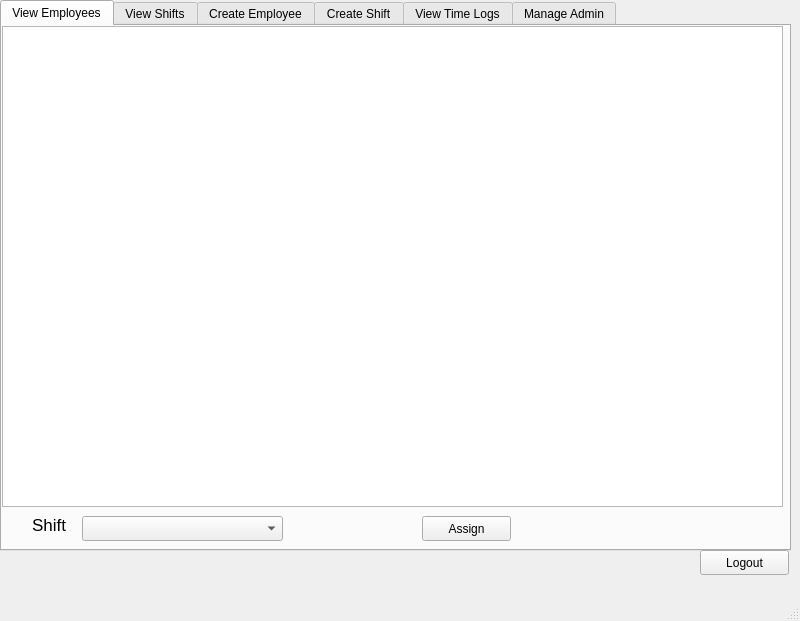
<?xml version="1.0" encoding="UTF-8"?>
<ui version="4.0">
 <class>MainWindow</class>
 <widget class="QMainWindow" name="MainWindow">
  <property name="geometry">
   <rect>
    <x>0</x>
    <y>0</y>
    <width>800</width>
    <height>621</height>
   </rect>
  </property>
  <property name="windowTitle">
   <string>MainWindow</string>
  </property>
  <widget class="QWidget" name="centralwidget">
   <widget class="QTabWidget" name="tabWidget">
    <property name="geometry">
     <rect>
      <x>0</x>
      <y>0</y>
      <width>791</width>
      <height>551</height>
     </rect>
    </property>
    <property name="currentIndex">
     <number>0</number>
    </property>
    <widget class="QWidget" name="tab">
     <attribute name="title">
      <string>View Employees</string>
     </attribute>
     <widget class="QListView" name="employeeView">
      <property name="geometry">
       <rect>
        <x>0</x>
        <y>0</y>
        <width>781</width>
        <height>481</height>
       </rect>
      </property>
     </widget>
     <widget class="QComboBox" name="shifts">
      <property name="geometry">
       <rect>
        <x>80</x>
        <y>490</y>
        <width>201</width>
        <height>25</height>
       </rect>
      </property>
     </widget>
     <widget class="QLabel" name="label_13">
      <property name="geometry">
       <rect>
        <x>30</x>
        <y>490</y>
        <width>81</width>
        <height>17</height>
       </rect>
      </property>
      <property name="font">
       <font>
        <pointsize>13</pointsize>
       </font>
      </property>
      <property name="text">
       <string>Shift</string>
      </property>
     </widget>
     <widget class="QPushButton" name="assignShiftButton">
      <property name="geometry">
       <rect>
        <x>420</x>
        <y>490</y>
        <width>89</width>
        <height>25</height>
       </rect>
      </property>
      <property name="text">
       <string>Assign</string>
      </property>
     </widget>
    </widget>
    <widget class="QWidget" name="tab_2">
     <attribute name="title">
      <string>View Shifts</string>
     </attribute>
     <widget class="QListView" name="shiftView">
      <property name="geometry">
       <rect>
        <x>0</x>
        <y>0</y>
        <width>781</width>
        <height>481</height>
       </rect>
      </property>
     </widget>
     <widget class="QPushButton" name="disableShiftButton">
      <property name="geometry">
       <rect>
        <x>20</x>
        <y>490</y>
        <width>89</width>
        <height>25</height>
       </rect>
      </property>
      <property name="text">
       <string>Disable</string>
      </property>
     </widget>
     <widget class="QPushButton" name="enableShiftButton_2">
      <property name="geometry">
       <rect>
        <x>120</x>
        <y>490</y>
        <width>89</width>
        <height>25</height>
       </rect>
      </property>
      <property name="text">
       <string>Enable</string>
      </property>
     </widget>
    </widget>
    <widget class="QWidget" name="tab_3">
     <attribute name="title">
      <string>Create Employee</string>
     </attribute>
     <widget class="QLineEdit" name="firstname">
      <property name="geometry">
       <rect>
        <x>180</x>
        <y>30</y>
        <width>561</width>
        <height>25</height>
       </rect>
      </property>
     </widget>
     <widget class="QLineEdit" name="lastname">
      <property name="geometry">
       <rect>
        <x>180</x>
        <y>90</y>
        <width>561</width>
        <height>25</height>
       </rect>
      </property>
     </widget>
     <widget class="QDateEdit" name="dob">
      <property name="geometry">
       <rect>
        <x>180</x>
        <y>140</y>
        <width>191</width>
        <height>26</height>
       </rect>
      </property>
     </widget>
     <widget class="QLineEdit" name="employeeNumber">
      <property name="geometry">
       <rect>
        <x>180</x>
        <y>200</y>
        <width>561</width>
        <height>25</height>
       </rect>
      </property>
     </widget>
     <widget class="QLineEdit" name="idNumber">
      <property name="geometry">
       <rect>
        <x>180</x>
        <y>280</y>
        <width>561</width>
        <height>25</height>
       </rect>
      </property>
     </widget>
     <widget class="QLineEdit" name="salaryBasic">
      <property name="geometry">
       <rect>
        <x>180</x>
        <y>400</y>
        <width>171</width>
        <height>25</height>
       </rect>
      </property>
     </widget>
     <widget class="QLineEdit" name="salaryOvertime">
      <property name="geometry">
       <rect>
        <x>570</x>
        <y>400</y>
        <width>171</width>
        <height>25</height>
       </rect>
      </property>
     </widget>
     <widget class="QComboBox" name="currency">
      <property name="geometry">
       <rect>
        <x>180</x>
        <y>340</y>
        <width>241</width>
        <height>25</height>
       </rect>
      </property>
      <property name="currentText">
       <string>USD</string>
      </property>
      <item>
       <property name="text">
        <string>USD</string>
       </property>
      </item>
      <item>
       <property name="text">
        <string>ZWL\RTGS</string>
       </property>
      </item>
      <item>
       <property name="text">
        <string>RANDS</string>
       </property>
      </item>
      <item>
       <property name="text">
        <string>PULA</string>
       </property>
      </item>
     </widget>
     <widget class="QLabel" name="label">
      <property name="geometry">
       <rect>
        <x>80</x>
        <y>30</y>
        <width>81</width>
        <height>17</height>
       </rect>
      </property>
      <property name="text">
       <string>First Name</string>
      </property>
     </widget>
     <widget class="QLabel" name="label_2">
      <property name="geometry">
       <rect>
        <x>80</x>
        <y>100</y>
        <width>81</width>
        <height>17</height>
       </rect>
      </property>
      <property name="text">
       <string>Last Name</string>
      </property>
     </widget>
     <widget class="QLabel" name="label_3">
      <property name="geometry">
       <rect>
        <x>70</x>
        <y>150</y>
        <width>101</width>
        <height>17</height>
       </rect>
      </property>
      <property name="text">
       <string>Date of Birth</string>
      </property>
     </widget>
     <widget class="QLabel" name="label_4">
      <property name="geometry">
       <rect>
        <x>30</x>
        <y>200</y>
        <width>131</width>
        <height>17</height>
       </rect>
      </property>
      <property name="text">
       <string>Employee Number</string>
      </property>
     </widget>
     <widget class="QLabel" name="label_5">
      <property name="geometry">
       <rect>
        <x>80</x>
        <y>280</y>
        <width>81</width>
        <height>17</height>
       </rect>
      </property>
      <property name="text">
       <string>ID Number</string>
      </property>
     </widget>
     <widget class="QLabel" name="label_6">
      <property name="geometry">
       <rect>
        <x>80</x>
        <y>350</y>
        <width>81</width>
        <height>17</height>
       </rect>
      </property>
      <property name="text">
       <string>Currency</string>
      </property>
     </widget>
     <widget class="QLabel" name="label_7">
      <property name="geometry">
       <rect>
        <x>80</x>
        <y>410</y>
        <width>91</width>
        <height>17</height>
       </rect>
      </property>
      <property name="text">
       <string>Hourly Basic</string>
      </property>
     </widget>
     <widget class="QLabel" name="label_8">
      <property name="geometry">
       <rect>
        <x>450</x>
        <y>410</y>
        <width>121</width>
        <height>17</height>
       </rect>
      </property>
      <property name="text">
       <string>Hourly Overtime</string>
      </property>
     </widget>
     <widget class="QPushButton" name="createEmployee">
      <property name="geometry">
       <rect>
        <x>348</x>
        <y>480</y>
        <width>151</width>
        <height>25</height>
       </rect>
      </property>
      <property name="text">
       <string>Create Employee</string>
      </property>
     </widget>
    </widget>
    <widget class="QWidget" name="tab_4">
     <attribute name="title">
      <string>Create Shift</string>
     </attribute>
     <widget class="QLineEdit" name="shiftName">
      <property name="geometry">
       <rect>
        <x>150</x>
        <y>130</y>
        <width>531</width>
        <height>25</height>
       </rect>
      </property>
     </widget>
     <widget class="QTimeEdit" name="shiftStart">
      <property name="geometry">
       <rect>
        <x>150</x>
        <y>280</y>
        <width>118</width>
        <height>26</height>
       </rect>
      </property>
     </widget>
     <widget class="QComboBox" name="shiftType">
      <property name="geometry">
       <rect>
        <x>150</x>
        <y>210</y>
        <width>201</width>
        <height>25</height>
       </rect>
      </property>
      <item>
       <property name="text">
        <string>Basic</string>
       </property>
      </item>
      <item>
       <property name="text">
        <string>Overtime</string>
       </property>
      </item>
     </widget>
     <widget class="QTimeEdit" name="shiftEnd">
      <property name="geometry">
       <rect>
        <x>560</x>
        <y>280</y>
        <width>118</width>
        <height>26</height>
       </rect>
      </property>
     </widget>
     <widget class="QPushButton" name="createShiftButton">
      <property name="geometry">
       <rect>
        <x>270</x>
        <y>410</y>
        <width>221</width>
        <height>25</height>
       </rect>
      </property>
      <property name="text">
       <string>Create Shift</string>
      </property>
     </widget>
     <widget class="QLabel" name="label_9">
      <property name="geometry">
       <rect>
        <x>40</x>
        <y>130</y>
        <width>101</width>
        <height>17</height>
       </rect>
      </property>
      <property name="font">
       <font>
        <pointsize>13</pointsize>
       </font>
      </property>
      <property name="text">
       <string>Shift Name</string>
      </property>
     </widget>
     <widget class="QLabel" name="label_10">
      <property name="geometry">
       <rect>
        <x>40</x>
        <y>210</y>
        <width>101</width>
        <height>17</height>
       </rect>
      </property>
      <property name="font">
       <font>
        <pointsize>13</pointsize>
       </font>
      </property>
      <property name="text">
       <string>Shift Type</string>
      </property>
     </widget>
     <widget class="QLabel" name="label_11">
      <property name="geometry">
       <rect>
        <x>40</x>
        <y>290</y>
        <width>101</width>
        <height>17</height>
       </rect>
      </property>
      <property name="font">
       <font>
        <pointsize>13</pointsize>
       </font>
      </property>
      <property name="text">
       <string>Start</string>
      </property>
     </widget>
     <widget class="QLabel" name="label_12">
      <property name="geometry">
       <rect>
        <x>440</x>
        <y>290</y>
        <width>101</width>
        <height>17</height>
       </rect>
      </property>
      <property name="font">
       <font>
        <pointsize>13</pointsize>
       </font>
      </property>
      <property name="text">
       <string>End</string>
      </property>
     </widget>
    </widget>
    <widget class="QWidget" name="tab_5">
     <attribute name="title">
      <string>View Time Logs</string>
     </attribute>
     <widget class="QListView" name="timeLogView">
      <property name="geometry">
       <rect>
        <x>0</x>
        <y>0</y>
        <width>781</width>
        <height>511</height>
       </rect>
      </property>
     </widget>
    </widget>
    <widget class="QWidget" name="tab_6">
     <attribute name="title">
      <string>Manage Admin</string>
     </attribute>
     <widget class="QLineEdit" name="oldPassword">
      <property name="geometry">
       <rect>
        <x>210</x>
        <y>90</y>
        <width>501</width>
        <height>25</height>
       </rect>
      </property>
     </widget>
     <widget class="QLineEdit" name="newPassword">
      <property name="geometry">
       <rect>
        <x>210</x>
        <y>200</y>
        <width>501</width>
        <height>25</height>
       </rect>
      </property>
     </widget>
     <widget class="QLineEdit" name="confirmPassword">
      <property name="geometry">
       <rect>
        <x>210</x>
        <y>300</y>
        <width>501</width>
        <height>25</height>
       </rect>
      </property>
     </widget>
     <widget class="QLabel" name="label_14">
      <property name="geometry">
       <rect>
        <x>20</x>
        <y>90</y>
        <width>111</width>
        <height>17</height>
       </rect>
      </property>
      <property name="font">
       <font>
        <pointsize>13</pointsize>
       </font>
      </property>
      <property name="text">
       <string>Old Password</string>
      </property>
     </widget>
     <widget class="QLabel" name="label_15">
      <property name="geometry">
       <rect>
        <x>20</x>
        <y>200</y>
        <width>111</width>
        <height>17</height>
       </rect>
      </property>
      <property name="font">
       <font>
        <pointsize>13</pointsize>
       </font>
      </property>
      <property name="text">
       <string>New Password</string>
      </property>
     </widget>
     <widget class="QLabel" name="label_16">
      <property name="geometry">
       <rect>
        <x>10</x>
        <y>300</y>
        <width>141</width>
        <height>20</height>
       </rect>
      </property>
      <property name="font">
       <font>
        <pointsize>13</pointsize>
       </font>
      </property>
      <property name="text">
       <string>Confirm Password</string>
      </property>
     </widget>
     <widget class="QPushButton" name="changePasswordButton">
      <property name="geometry">
       <rect>
        <x>330</x>
        <y>420</y>
        <width>181</width>
        <height>25</height>
       </rect>
      </property>
      <property name="text">
       <string>Change Password</string>
      </property>
     </widget>
    </widget>
   </widget>
   <widget class="QPushButton" name="logoutButton">
    <property name="geometry">
     <rect>
      <x>700</x>
      <y>550</y>
      <width>89</width>
      <height>25</height>
     </rect>
    </property>
    <property name="text">
     <string>Logout</string>
    </property>
   </widget>
  </widget>
  <widget class="QMenuBar" name="menubar">
   <property name="geometry">
    <rect>
     <x>0</x>
     <y>0</y>
     <width>800</width>
     <height>22</height>
    </rect>
   </property>
  </widget>
  <widget class="QStatusBar" name="statusbar"/>
 </widget>
 <resources/>
 <connections/>
</ui>
